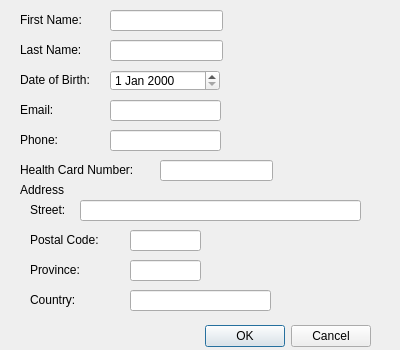
<?xml version="1.0" encoding="UTF-8"?>
<ui version="4.0">
 <class>AddPatientDialog</class>
 <widget class="QDialog" name="AddPatientDialog">
  <property name="geometry">
   <rect>
    <x>0</x>
    <y>0</y>
    <width>400</width>
    <height>350</height>
   </rect>
  </property>
  <property name="windowTitle">
   <string>Dialog</string>
  </property>
  <widget class="QDialogButtonBox" name="buttonBox">
   <property name="geometry">
    <rect>
     <x>30</x>
     <y>320</y>
     <width>341</width>
     <height>32</height>
    </rect>
   </property>
   <property name="orientation">
    <enum>Qt::Orientation::Horizontal</enum>
   </property>
   <property name="standardButtons">
    <set>QDialogButtonBox::StandardButton::Cancel|QDialogButtonBox::StandardButton::Ok</set>
   </property>
  </widget>
  <widget class="QLineEdit" name="firstNameInput">
   <property name="geometry">
    <rect>
     <x>110</x>
     <y>10</y>
     <width>113</width>
     <height>21</height>
    </rect>
   </property>
  </widget>
  <widget class="QLineEdit" name="lastNameInput">
   <property name="geometry">
    <rect>
     <x>110</x>
     <y>40</y>
     <width>113</width>
     <height>21</height>
    </rect>
   </property>
  </widget>
  <widget class="QDateEdit" name="dobInput">
   <property name="geometry">
    <rect>
     <x>110</x>
     <y>70</y>
     <width>110</width>
     <height>21</height>
    </rect>
   </property>
  </widget>
  <widget class="QLabel" name="label">
   <property name="geometry">
    <rect>
     <x>20</x>
     <y>10</y>
     <width>71</width>
     <height>20</height>
    </rect>
   </property>
   <property name="text">
    <string>First Name:</string>
   </property>
  </widget>
  <widget class="QLabel" name="label_2">
   <property name="geometry">
    <rect>
     <x>20</x>
     <y>40</y>
     <width>71</width>
     <height>20</height>
    </rect>
   </property>
   <property name="text">
    <string>Last Name:</string>
   </property>
  </widget>
  <widget class="QLabel" name="label_3">
   <property name="geometry">
    <rect>
     <x>20</x>
     <y>70</y>
     <width>91</width>
     <height>20</height>
    </rect>
   </property>
   <property name="text">
    <string>Date of Birth:</string>
   </property>
  </widget>
  <widget class="QLabel" name="label_4">
   <property name="geometry">
    <rect>
     <x>20</x>
     <y>160</y>
     <width>131</width>
     <height>20</height>
    </rect>
   </property>
   <property name="text">
    <string>Health Card Number:</string>
   </property>
  </widget>
  <widget class="QLineEdit" name="healthCardInput">
   <property name="geometry">
    <rect>
     <x>160</x>
     <y>160</y>
     <width>113</width>
     <height>21</height>
    </rect>
   </property>
  </widget>
  <widget class="QLabel" name="label_5">
   <property name="geometry">
    <rect>
     <x>20</x>
     <y>100</y>
     <width>71</width>
     <height>20</height>
    </rect>
   </property>
   <property name="text">
    <string>Email:</string>
   </property>
  </widget>
  <widget class="QLineEdit" name="emailInput">
   <property name="geometry">
    <rect>
     <x>110</x>
     <y>100</y>
     <width>111</width>
     <height>21</height>
    </rect>
   </property>
  </widget>
  <widget class="QLabel" name="label_6">
   <property name="geometry">
    <rect>
     <x>20</x>
     <y>130</y>
     <width>71</width>
     <height>20</height>
    </rect>
   </property>
   <property name="text">
    <string>Phone:</string>
   </property>
  </widget>
  <widget class="QLineEdit" name="phoneNumberInput">
   <property name="geometry">
    <rect>
     <x>110</x>
     <y>130</y>
     <width>111</width>
     <height>21</height>
    </rect>
   </property>
  </widget>
  <widget class="QLabel" name="label_7">
   <property name="geometry">
    <rect>
     <x>20</x>
     <y>180</y>
     <width>131</width>
     <height>20</height>
    </rect>
   </property>
   <property name="text">
    <string>Address</string>
   </property>
  </widget>
  <widget class="QLabel" name="label_8">
   <property name="geometry">
    <rect>
     <x>30</x>
     <y>200</y>
     <width>131</width>
     <height>20</height>
    </rect>
   </property>
   <property name="text">
    <string>Street:</string>
   </property>
  </widget>
  <widget class="QLineEdit" name="addressInput">
   <property name="geometry">
    <rect>
     <x>80</x>
     <y>200</y>
     <width>281</width>
     <height>21</height>
    </rect>
   </property>
  </widget>
  <widget class="QLineEdit" name="postalCodeInput">
   <property name="geometry">
    <rect>
     <x>130</x>
     <y>230</y>
     <width>71</width>
     <height>21</height>
    </rect>
   </property>
   <property name="text">
    <string/>
   </property>
  </widget>
  <widget class="QLabel" name="label_9">
   <property name="geometry">
    <rect>
     <x>30</x>
     <y>230</y>
     <width>81</width>
     <height>20</height>
    </rect>
   </property>
   <property name="text">
    <string>Postal Code:</string>
   </property>
  </widget>
  <widget class="QLabel" name="label_10">
   <property name="geometry">
    <rect>
     <x>30</x>
     <y>260</y>
     <width>81</width>
     <height>20</height>
    </rect>
   </property>
   <property name="text">
    <string>Province:</string>
   </property>
  </widget>
  <widget class="QLineEdit" name="provinceInput">
   <property name="geometry">
    <rect>
     <x>130</x>
     <y>260</y>
     <width>71</width>
     <height>21</height>
    </rect>
   </property>
   <property name="text">
    <string/>
   </property>
  </widget>
  <widget class="QLabel" name="label_11">
   <property name="geometry">
    <rect>
     <x>30</x>
     <y>290</y>
     <width>81</width>
     <height>20</height>
    </rect>
   </property>
   <property name="text">
    <string>Country:</string>
   </property>
  </widget>
  <widget class="QLineEdit" name="countryInput">
   <property name="geometry">
    <rect>
     <x>130</x>
     <y>290</y>
     <width>141</width>
     <height>21</height>
    </rect>
   </property>
   <property name="text">
    <string/>
   </property>
  </widget>
 </widget>
 <resources/>
 <connections>
  <connection>
   <sender>buttonBox</sender>
   <signal>accepted()</signal>
   <receiver>AddPatientDialog</receiver>
   <slot>accept()</slot>
   <hints>
    <hint type="sourcelabel">
     <x>248</x>
     <y>254</y>
    </hint>
    <hint type="destinationlabel">
     <x>157</x>
     <y>274</y>
    </hint>
   </hints>
  </connection>
  <connection>
   <sender>buttonBox</sender>
   <signal>rejected()</signal>
   <receiver>AddPatientDialog</receiver>
   <slot>reject()</slot>
   <hints>
    <hint type="sourcelabel">
     <x>316</x>
     <y>260</y>
    </hint>
    <hint type="destinationlabel">
     <x>286</x>
     <y>274</y>
    </hint>
   </hints>
  </connection>
 </connections>
</ui>
